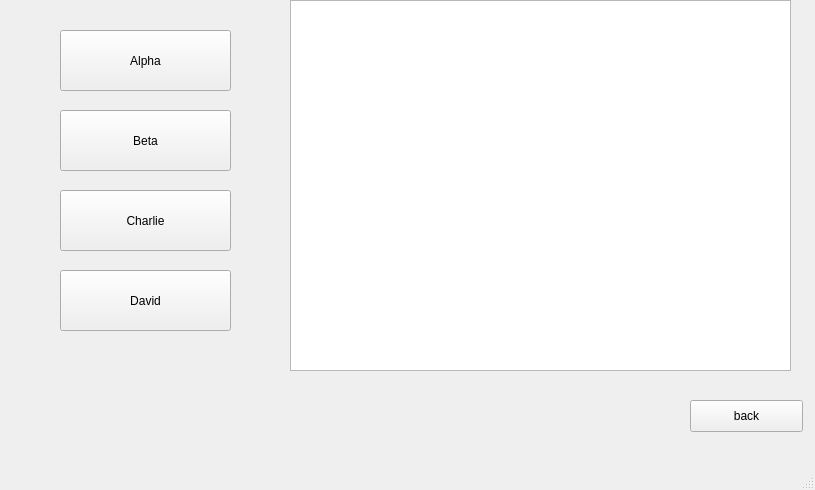
<?xml version="1.0" encoding="UTF-8"?>
<ui version="4.0">
 <class>choosemotorradwindow</class>
 <widget class="QMainWindow" name="choosemotorradwindow">
  <property name="geometry">
   <rect>
    <x>0</x>
    <y>0</y>
    <width>815</width>
    <height>490</height>
   </rect>
  </property>
  <property name="windowTitle">
   <string>MainWindow</string>
  </property>
  <widget class="QWidget" name="centralwidget">
   <widget class="QGraphicsView" name="graphicsView">
    <property name="geometry">
     <rect>
      <x>290</x>
      <y>0</y>
      <width>501</width>
      <height>371</height>
     </rect>
    </property>
   </widget>
   <widget class="QPushButton" name="backBtn">
    <property name="geometry">
     <rect>
      <x>690</x>
      <y>400</y>
      <width>113</width>
      <height>32</height>
     </rect>
    </property>
    <property name="text">
     <string>back</string>
    </property>
   </widget>
   <widget class="QPushButton" name="motor_1">
    <property name="geometry">
     <rect>
      <x>60</x>
      <y>30</y>
      <width>171</width>
      <height>61</height>
     </rect>
    </property>
    <property name="text">
     <string>Alpha</string>
    </property>
   </widget>
   <widget class="QPushButton" name="motor_2">
    <property name="geometry">
     <rect>
      <x>60</x>
      <y>110</y>
      <width>171</width>
      <height>61</height>
     </rect>
    </property>
    <property name="text">
     <string>Beta</string>
    </property>
   </widget>
   <widget class="QPushButton" name="motor_3">
    <property name="geometry">
     <rect>
      <x>60</x>
      <y>190</y>
      <width>171</width>
      <height>61</height>
     </rect>
    </property>
    <property name="text">
     <string>Charlie</string>
    </property>
   </widget>
   <widget class="QPushButton" name="motor_4">
    <property name="geometry">
     <rect>
      <x>60</x>
      <y>270</y>
      <width>171</width>
      <height>61</height>
     </rect>
    </property>
    <property name="text">
     <string>David</string>
    </property>
   </widget>
  </widget>
  <widget class="QMenuBar" name="menubar">
   <property name="geometry">
    <rect>
     <x>0</x>
     <y>0</y>
     <width>815</width>
     <height>24</height>
    </rect>
   </property>
  </widget>
  <widget class="QStatusBar" name="statusbar"/>
 </widget>
 <resources/>
 <connections/>
</ui>
